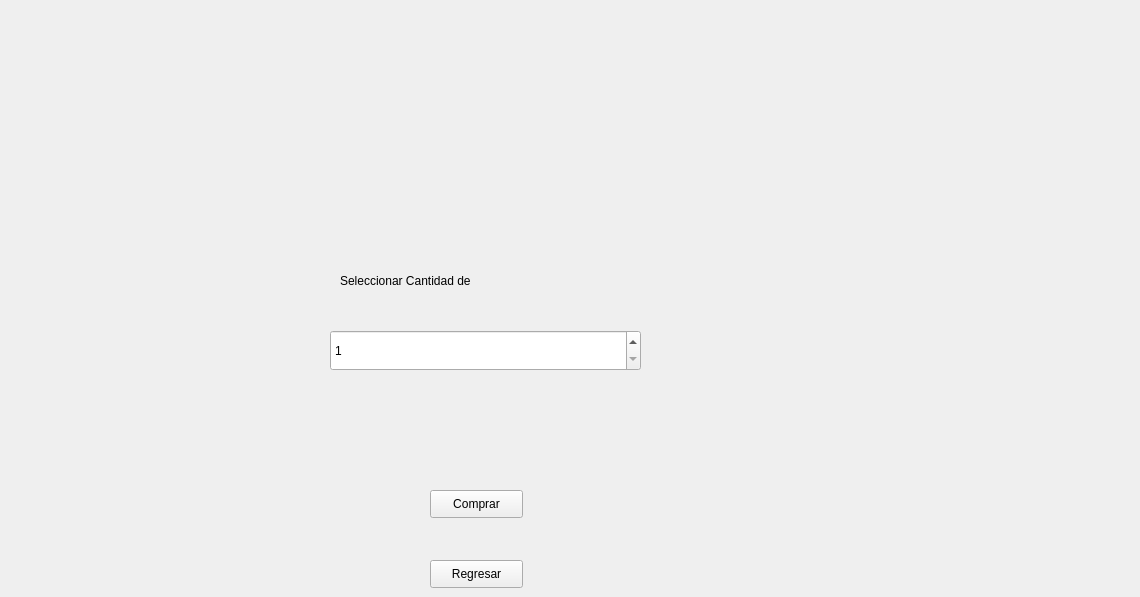
      <widget class="QWidget" name="page_2">
       <widget class="QSpinBox" name="spinBox">
        <property name="geometry">
         <rect>
          <x>330</x>
          <y>330</y>
          <width>311</width>
          <height>41</height>
         </rect>
        </property>
        <property name="minimum">
         <number>1</number>
        </property>
        <property name="maximum">
         <number>5</number>
        </property>
       </widget>
       <widget class="QPushButton" name="CompraFinal">
        <property name="geometry">
         <rect>
          <x>430</x>
          <y>490</y>
          <width>93</width>
          <height>28</height>
         </rect>
        </property>
        <property name="text">
         <string>Comprar</string>
        </property>
       </widget>
       <widget class="QPushButton" name="Regresar">
        <property name="geometry">
         <rect>
          <x>430</x>
          <y>560</y>
          <width>93</width>
          <height>28</height>
         </rect>
        </property>
        <property name="text">
         <string>Regresar</string>
        </property>
       </widget>
       <widget class="QLabel" name="imagenBebida">
        <property name="geometry">
         <rect>
          <x>820</x>
          <y>50</y>
          <width>311</width>
          <height>451</height>
         </rect>
        </property>
        <property name="text">
         <string/>
        </property>
       </widget>
       <widget class="QWidget" name="layoutWidget">
        <property name="geometry">
         <rect>
          <x>340</x>
          <y>260</y>
          <width>281</width>
          <height>41</height>
         </rect>
        </property>
        <layout class="QGridLayout" name="gridLayout_6">
         <item row="0" column="0">
          <widget class="QLabel" name="label_5">
           <property name="text">
            <string>Seleccionar Cantidad de </string>
           </property>
          </widget>
         </item>
         <item row="0" column="1">
          <widget class="QLabel" name="nombreBebida">
           <property name="text">
            <string/>
           </property>
          </widget>
         </item>
        </layout>
       </widget>
      </widget>
